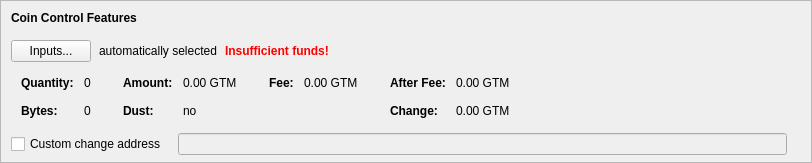
    <widget class="QFrame" name="frameCoinControl">
     <property name="sizePolicy">
      <sizepolicy hsizetype="Expanding" vsizetype="Expanding">
       <horstretch>0</horstretch>
       <verstretch>0</verstretch>
      </sizepolicy>
     </property>
     <property name="maximumSize">
      <size>
       <width>16777215</width>
       <height>16777215</height>
      </size>
     </property>
     <property name="frameShape">
      <enum>QFrame::StyledPanel</enum>
     </property>
     <property name="frameShadow">
      <enum>QFrame::Sunken</enum>
     </property>
     <layout class="QVBoxLayout" name="verticalLayoutCoinControl2">
      <property name="spacing">
       <number>0</number>
      </property>
      <property name="leftMargin">
       <number>0</number>
      </property>
      <property name="topMargin">
       <number>0</number>
      </property>
      <property name="rightMargin">
       <number>0</number>
      </property>
      <property name="bottomMargin">
       <number>6</number>
      </property>
      <item>
       <layout class="QVBoxLayout" name="verticalLayoutCoinControl" stretch="0,0,0,0,1">
        <property name="spacing">
         <number>0</number>
        </property>
        <property name="leftMargin">
         <number>10</number>
        </property>
        <property name="topMargin">
         <number>10</number>
        </property>
        <item>
         <layout class="QHBoxLayout" name="horizontalLayoutCoinControl1">
          <property name="bottomMargin">
           <number>15</number>
          </property>
          <item>
           <widget class="QLabel" name="labelCoinControlFeatures">
            <property name="sizePolicy">
             <sizepolicy hsizetype="Preferred" vsizetype="Maximum">
              <horstretch>0</horstretch>
              <verstretch>0</verstretch>
             </sizepolicy>
            </property>
            <property name="font">
             <font>
              <weight>75</weight>
              <bold>true</bold>
             </font>
            </property>
            <property name="styleSheet">
             <string notr="true">font-weight:bold;</string>
            </property>
            <property name="text">
             <string>Coin Control Features</string>
            </property>
           </widget>
          </item>
         </layout>
        </item>
        <item>
         <layout class="QHBoxLayout" name="horizontalLayoutCoinControl2" stretch="0,0,0,0">
          <property name="spacing">
           <number>8</number>
          </property>
          <property name="bottomMargin">
           <number>10</number>
          </property>
          <item>
           <widget class="QPushButton" name="pushButtonCoinControl">
            <property name="styleSheet">
             <string notr="true"/>
            </property>
            <property name="text">
             <string>Inputs...</string>
            </property>
            <property name="autoDefault">
             <bool>false</bool>
            </property>
           </widget>
          </item>
          <item>
           <widget class="QLabel" name="labelCoinControlAutomaticallySelected">
            <property name="text">
             <string>automatically selected</string>
            </property>
            <property name="margin">
             <number>5</number>
            </property>
           </widget>
          </item>
          <item>
           <widget class="QLabel" name="labelCoinControlInsuffFunds">
            <property name="font">
             <font>
              <weight>75</weight>
              <bold>true</bold>
             </font>
            </property>
            <property name="styleSheet">
             <string notr="true">color:red;font-weight:bold;</string>
            </property>
            <property name="text">
             <string>Insufficient funds!</string>
            </property>
            <property name="margin">
             <number>5</number>
            </property>
           </widget>
          </item>
          <item>
           <spacer name="horizontalSpacerCoinControl">
            <property name="orientation">
             <enum>Qt::Horizontal</enum>
            </property>
            <property name="sizeHint" stdset="0">
             <size>
              <width>40</width>
              <height>1</height>
             </size>
            </property>
           </spacer>
          </item>
         </layout>
        </item>
        <item>
         <widget class="QWidget" name="widgetCoinControl" native="true">
          <property name="sizePolicy">
           <sizepolicy hsizetype="Preferred" vsizetype="Preferred">
            <horstretch>0</horstretch>
            <verstretch>0</verstretch>
           </sizepolicy>
          </property>
          <property name="minimumSize">
           <size>
            <width>0</width>
            <height>0</height>
           </size>
          </property>
          <property name="styleSheet">
           <string notr="true"/>
          </property>
          <layout class="QHBoxLayout" name="horizontalLayoutCoinControl5">
           <property name="leftMargin">
            <number>0</number>
           </property>
           <property name="topMargin">
            <number>0</number>
           </property>
           <property name="rightMargin">
            <number>0</number>
           </property>
           <property name="bottomMargin">
            <number>0</number>
           </property>
           <item>
            <layout class="QHBoxLayout" name="horizontalLayoutCoinControl3" stretch="0,0,0,1">
             <property name="spacing">
              <number>20</number>
             </property>
             <property name="topMargin">
              <number>0</number>
             </property>
             <property name="bottomMargin">
              <number>10</number>
             </property>
             <item>
              <layout class="QFormLayout" name="formLayoutCoinControl1">
               <property name="horizontalSpacing">
                <number>10</number>
               </property>
               <property name="verticalSpacing">
                <number>14</number>
               </property>
               <property name="leftMargin">
                <number>10</number>
               </property>
               <property name="topMargin">
                <number>4</number>
               </property>
               <property name="rightMargin">
                <number>6</number>
               </property>
               <item row="0" column="0">
                <widget class="QLabel" name="labelCoinControlQuantityText">
                 <property name="font">
                  <font>
                   <weight>75</weight>
                   <bold>true</bold>
                  </font>
                 </property>
                 <property name="text">
                  <string>Quantity:</string>
                 </property>
                 <property name="margin">
                  <number>0</number>
                 </property>
                </widget>
               </item>
               <item row="0" column="1">
                <widget class="QLabel" name="labelCoinControlQuantity">
                 <property name="cursor">
                  <cursorShape>IBeamCursor</cursorShape>
                 </property>
                 <property name="contextMenuPolicy">
                  <enum>Qt::ActionsContextMenu</enum>
                 </property>
                 <property name="text">
                  <string notr="true">0</string>
                 </property>
                 <property name="margin">
                  <number>0</number>
                 </property>
                 <property name="textInteractionFlags">
                  <set>Qt::LinksAccessibleByMouse|Qt::TextSelectableByKeyboard|Qt::TextSelectableByMouse</set>
                 </property>
                </widget>
               </item>
               <item row="1" column="0">
                <widget class="QLabel" name="labelCoinControlBytesText">
                 <property name="font">
                  <font>
                   <weight>75</weight>
                   <bold>true</bold>
                  </font>
                 </property>
                 <property name="text">
                  <string>Bytes:</string>
                 </property>
                </widget>
               </item>
               <item row="1" column="1">
                <widget class="QLabel" name="labelCoinControlBytes">
                 <property name="cursor">
                  <cursorShape>IBeamCursor</cursorShape>
                 </property>
                 <property name="contextMenuPolicy">
                  <enum>Qt::ActionsContextMenu</enum>
                 </property>
                 <property name="text">
                  <string notr="true">0</string>
                 </property>
                 <property name="textInteractionFlags">
                  <set>Qt::LinksAccessibleByMouse|Qt::TextSelectableByKeyboard|Qt::TextSelectableByMouse</set>
                 </property>
                </widget>
               </item>
              </layout>
             </item>
             <item>
              <layout class="QFormLayout" name="formLayoutCoinControl2">
               <property name="horizontalSpacing">
                <number>10</number>
               </property>
               <property name="verticalSpacing">
                <number>14</number>
               </property>
               <property name="leftMargin">
                <number>6</number>
               </property>
               <property name="topMargin">
                <number>4</number>
               </property>
               <property name="rightMargin">
                <number>6</number>
               </property>
               <item row="0" column="0">
                <widget class="QLabel" name="labelCoinControlAmountText">
                 <property name="font">
                  <font>
                   <weight>75</weight>
                   <bold>true</bold>
                  </font>
                 </property>
                 <property name="text">
                  <string>Amount:</string>
                 </property>
                 <property name="margin">
                  <number>0</number>
                 </property>
                </widget>
               </item>
               <item row="0" column="1">
                <widget class="QLabel" name="labelCoinControlAmount">
                 <property name="cursor">
                  <cursorShape>IBeamCursor</cursorShape>
                 </property>
                 <property name="contextMenuPolicy">
                  <enum>Qt::ActionsContextMenu</enum>
                 </property>
                 <property name="text">
                  <string notr="true">0.00 GTM</string>
                 </property>
                 <property name="textInteractionFlags">
                  <set>Qt::LinksAccessibleByMouse|Qt::TextSelectableByKeyboard|Qt::TextSelectableByMouse</set>
                 </property>
                </widget>
               </item>
               <item row="1" column="0">
                <widget class="QLabel" name="labelCoinControlLowOutputText">
                 <property name="font">
                  <font>
                   <weight>75</weight>
                   <bold>true</bold>
                  </font>
                 </property>
                 <property name="text">
                  <string>Dust:</string>
                 </property>
                </widget>
               </item>
               <item row="1" column="1">
                <widget class="QLabel" name="labelCoinControlLowOutput">
                 <property name="cursor">
                  <cursorShape>IBeamCursor</cursorShape>
                 </property>
                 <property name="contextMenuPolicy">
                  <enum>Qt::ActionsContextMenu</enum>
                 </property>
                 <property name="text">
                  <string notr="true">no</string>
                 </property>
                 <property name="textInteractionFlags">
                  <set>Qt::LinksAccessibleByMouse|Qt::TextSelectableByKeyboard|Qt::TextSelectableByMouse</set>
                 </property>
                </widget>
               </item>
              </layout>
             </item>
             <item>
              <layout class="QFormLayout" name="formLayoutCoinControl3">
               <property name="horizontalSpacing">
                <number>10</number>
               </property>
               <property name="verticalSpacing">
                <number>14</number>
               </property>
               <property name="leftMargin">
                <number>6</number>
               </property>
               <property name="topMargin">
                <number>4</number>
               </property>
               <property name="rightMargin">
                <number>6</number>
               </property>
               <item row="0" column="0">
                <widget class="QLabel" name="labelCoinControlFeeText">
                 <property name="font">
                  <font>
                   <weight>75</weight>
                   <bold>true</bold>
                  </font>
                 </property>
                 <property name="text">
                  <string>Fee:</string>
                 </property>
                 <property name="margin">
                  <number>0</number>
                 </property>
                </widget>
               </item>
               <item row="0" column="1">
                <widget class="QLabel" name="labelCoinControlFee">
                 <property name="cursor">
                  <cursorShape>IBeamCursor</cursorShape>
                 </property>
                 <property name="contextMenuPolicy">
                  <enum>Qt::ActionsContextMenu</enum>
                 </property>
                 <property name="text">
                  <string notr="true">0.00 GTM</string>
                 </property>
                 <property name="textInteractionFlags">
                  <set>Qt::LinksAccessibleByMouse|Qt::TextSelectableByKeyboard|Qt::TextSelectableByMouse</set>
                 </property>
                </widget>
               </item>
             </layout>
             </item>
             <item>
              <layout class="QFormLayout" name="formLayoutCoinControl4">
               <property name="horizontalSpacing">
                <number>10</number>
               </property>
               <property name="verticalSpacing">
                <number>14</number>
               </property>
               <property name="leftMargin">
                <number>6</number>
               </property>
               <property name="topMargin">
                <number>4</number>
               </property>
               <property name="rightMargin">
                <number>6</number>
               </property>
               <item row="0" column="0">
                <widget class="QLabel" name="labelCoinControlAfterFeeText">
                 <property name="font">
                  <font>
                   <weight>75</weight>
                   <bold>true</bold>
                  </font>
                 </property>
                 <property name="text">
                  <string>After Fee:</string>
                 </property>
                 <property name="margin">
                  <number>0</number>
                 </property>
                </widget>
               </item>
               <item row="0" column="1">
                <widget class="QLabel" name="labelCoinControlAfterFee">
                 <property name="cursor">
                  <cursorShape>IBeamCursor</cursorShape>
                 </property>
                 <property name="contextMenuPolicy">
                  <enum>Qt::ActionsContextMenu</enum>
                 </property>
                 <property name="text">
                  <string notr="true">0.00 GTM</string>
                 </property>
                 <property name="textInteractionFlags">
                  <set>Qt::LinksAccessibleByMouse|Qt::TextSelectableByKeyboard|Qt::TextSelectableByMouse</set>
                 </property>
                </widget>
               </item>
               <item row="1" column="0">
                <widget class="QLabel" name="labelCoinControlChangeText">
                 <property name="font">
                  <font>
                   <weight>75</weight>
                   <bold>true</bold>
                  </font>
                 </property>
                 <property name="text">
                  <string>Change:</string>
                 </property>
                </widget>
               </item>
               <item row="1" column="1">
                <widget class="QLabel" name="labelCoinControlChange">
                 <property name="cursor">
                  <cursorShape>IBeamCursor</cursorShape>
                 </property>
                 <property name="contextMenuPolicy">
                  <enum>Qt::ActionsContextMenu</enum>
                 </property>
                 <property name="text">
                  <string notr="true">0.00 GTM</string>
                 </property>
                 <property name="textInteractionFlags">
                  <set>Qt::LinksAccessibleByMouse|Qt::TextSelectableByKeyboard|Qt::TextSelectableByMouse</set>
                 </property>
                </widget>
               </item>
              </layout>
             </item>
            </layout>
           </item>
          </layout>
         </widget>
        </item>
        <item>
         <layout class="QHBoxLayout" name="horizontalLayoutCoinControl4" stretch="0,0,0">
          <property name="spacing">
           <number>12</number>
          </property>
          <property name="sizeConstraint">
           <enum>QLayout::SetDefaultConstraint</enum>
          </property>
          <property name="topMargin">
           <number>5</number>
          </property>
          <property name="rightMargin">
           <number>5</number>
          </property>
          <item>
           <widget class="QCheckBox" name="checkBoxCoinControlChange">
            <property name="toolTip">
             <string>If this is activated, but the change address is empty or invalid, change will be sent to a newly generated address.</string>
            </property>
            <property name="text">
             <string>Custom change address</string>
            </property>
           </widget>
          </item>
          <item>
           <widget class="QValidatedLineEdit" name="lineEditCoinControlChange">
            <property name="enabled">
             <bool>false</bool>
            </property>
            <property name="sizePolicy">
             <sizepolicy hsizetype="Expanding" vsizetype="Fixed">
              <horstretch>0</horstretch>
              <verstretch>0</verstretch>
             </sizepolicy>
            </property>
           </widget>
          </item>
          <item>
           <widget class="QLabel" name="labelCoinControlChangeLabel">
            <property name="sizePolicy">
             <sizepolicy hsizetype="Preferred" vsizetype="Expanding">
              <horstretch>0</horstretch>
              <verstretch>0</verstretch>
             </sizepolicy>
            </property>
            <property name="minimumSize">
             <size>
              <width>0</width>
              <height>0</height>
             </size>
            </property>
            <property name="text">
             <string/>
            </property>
            <property name="margin">
             <number>3</number>
            </property>
           </widget>
          </item>
         </layout>
        </item>
        <item>
         <spacer name="verticalSpacerCoinControl">
          <property name="orientation">
           <enum>Qt::Vertical</enum>
          </property>
          <property name="sizeHint" stdset="0">
           <size>
            <width>800</width>
            <height>1</height>
           </size>
          </property>
         </spacer>
        </item>
       </layout>
      </item>
     </layout>
    </widget>
